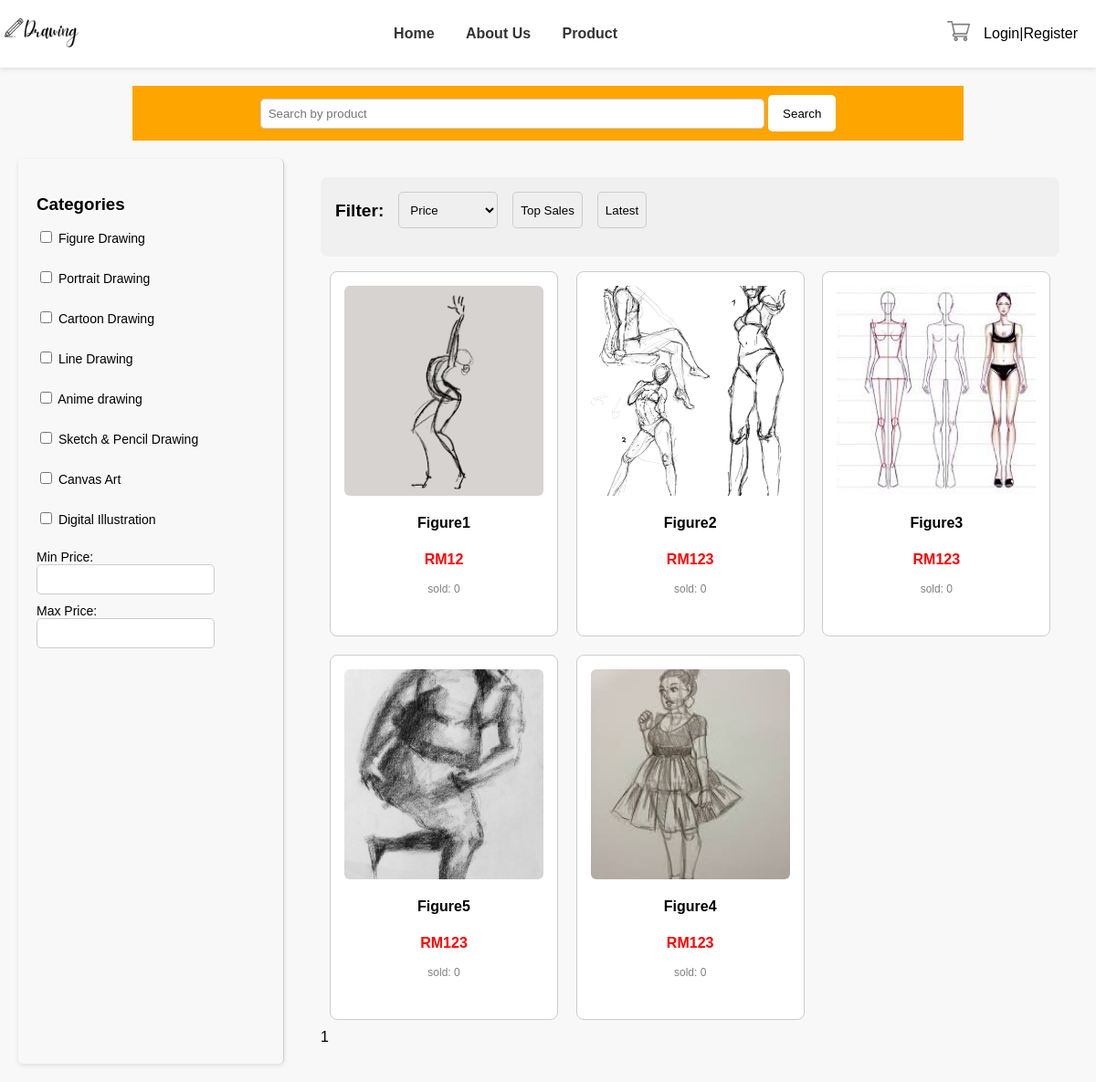
Page /product.php?category=CAT_001 on the committed database.
### tables this page shows
CREATE TABLE `categories` (
  `CategoryID` varchar(255) NOT NULL,
  `CategoryName` varchar(255) NOT NULL,
  `photo` varchar(255) NOT NULL
);

CREATE TABLE `products` (
  `ProductID` varchar(255) NOT NULL,
  `ProductName` varchar(255) NOT NULL,
  `Description` text NOT NULL,
  `Price` int(255) NOT NULL,
  `Stock` int(255) NOT NULL,
  `CategoryID` varchar(255) NOT NULL,
  `Photo` varchar(255) NOT NULL,
  `created_at` timestamp(6) NOT NULL DEFAULT current_timestamp(6) ON UPDATE current_timestamp(6)
);

### product.php (the view, shortened to what this page needs)
<!DOCTYPE html>
<html lang="en">
<head>
  <link rel="stylesheet" href="css/product.css">
</head>
<body>
  <?php include "header.php"; ?>
  <?php
  $filters        = $_GET['filter'] ?? [];
  $categories     = $_GET['categories'] ?? [];
  $categoryId     = $_GET['category'] ?? '';
  $searchKeyword  = $_GET['search_keyword'] ?? '';
  $page           = max(1, intval($_GET['page'] ?? 1));
  $limit          = 10;
  $offset         = ($page - 1) * $limit;
  $stm = $_db->prepare('SELECT * FROM categories');
  $stm->execute();
  $categoryData = $stm->fetchAll(PDO::FETCH_ASSOC);
  $where   = ' WHERE 1=1';
  $params  = [];
  $baseQuery = "FROM products p
LEFT JOIN (
  SELECT ProductID, SUM(quantity) AS total_sold
  FROM order_items
  GROUP BY ProductID
) s ON p.ProductID = s.ProductID";
  if ($categoryId !== '') {
    $params[":single_category"] = $categoryId;
    $where .= " AND p.CategoryID = :single_category";
  }
  $countSql = "SELECT COUNT(*) " . $baseQuery . $where;
  $countStmt = $_db->prepare($countSql);
  $countStmt->execute($params);
  $totalRows = $countStmt->fetchColumn();
  $totalPages = ceil($totalRows / $limit);
  $selectFields = "SELECT p.*, COALESCE(s.total_sold, 0) AS total_sold ";
  $sql = $selectFields . $baseQuery . $where;
  $sql .= " LIMIT :limit OFFSET :offset";
  $params[":limit"]  = $limit;
  $params[":offset"] = $offset;
  $stmt = $_db->prepare($sql);
  foreach ($params as $key => $val) {
    $stmt->bindValue($key, $val, is_int($val) ? PDO::PARAM_INT : PDO::PARAM_STR);
  }
  $stmt->execute();
  $productData = $stmt->fetchAll(PDO::FETCH_ASSOC);
  function buildQuery(array $overrides = [])
  {
    return http_build_query(array_merge($_GET, $overrides));
  }
  ?>
  <form class="search-bar" action="product.php" method="GET">
    <input type="text" class="search-keyword" name="search_keyword" placeholder="Search by product"
      value="<?= htmlspecialchars($searchKeyword) ?>">
    <button type="submit">Search</button>
  </form>
  <form method="GET" action="" id="filterForm">
    <div class="container">
      <aside class="sidebar">
        <h3>Categories</h3>
        <?php foreach ($categoryData as $cat): ?>
          <div class="filter-group">
            <label>
              <input type="checkbox" name="categories[]" value="<?= $cat['CategoryID'] ?>"
                <?= in_array($cat['CategoryID'], $categories) ? 'checked' : '' ?>>
              <?= $cat["CategoryName"] ?>
            </label>
          </div>
        <?php endforeach; ?>
        <div class="filter-group">
          <label>Min Price: <input type="number" name="min_price" step="0.01" value="<?= htmlspecialchars($_GET['min_price'] ?? '') ?>"></label>
          <label>Max Price: <input type="number" name="max_price" step="0.01" value="<?= htmlspecialchars($_GET['max_price'] ?? '') ?>"></label>
        </div>
      </aside>
      <div class="main-section">
        <div class="price-filter-top">
          <div class="filter-group">
            <h4>Filter:</h4>
            <select name="price_order">
              <option value="">Price</option>
            </select>
            <button type="submit" name="filter[]" value="top_sales" <?= in_array('top_sales', $filters) ? 'class="active"' : '' ?>>Top Sales</button>
            <button type="submit" name="filter[]" value="latest" <?= in_array('latest', $filters) ? 'class="active"' : '' ?>>Latest</button>
          </div>
        </div>
        <main class="product-grid">
          <?php foreach ($productData as $product): ?>
            <div class="product-card">
              <a href="product_detail.php?id=<?= $product['ProductID'] ?>">
                <img src="<?= !empty($product['Photo']) ? $product['Photo'] : 'image/logo.png' ?>" alt="Product">
                <h4><?= htmlspecialchars($product["ProductName"]) ?></h4>
                <p class="price">RM<?= htmlspecialchars($product["Price"]) ?></p>
                <p class="sold">sold: <?= $product['total_sold'] ?? 0 ?></p>
              </a>
            </div>
          <?php endforeach; ?>
        </main>
        <nav class="pagination">
          <?php for ($i = 1; $i <= $totalPages; $i++): ?>
            <a href="?<?= buildQuery(['page' => $i]) ?>" class="<?= $i == $page ? 'active-page' : '' ?>"><?= $i ?></a>
          <?php endfor; ?>
        </nav>
      </div>
    </div>
  </form>
</body>
</html>

### css/product.css (style rules this page uses)
body { font-family: Arial, sans-serif; margin: 0; padding: 0; background: #f8f8f8; text-decoration: none; }
input, select, button { padding: 8px; border: 1px solid #ccc; border-radius: 5px; }
.container { display: flex; padding: 20px; }
.sidebar { width: 220px; background: white; padding: 20px; border-radius: 5px; box-shadow: 0 2px 5px rgba(0, 0, 0, 0.1); }
.sidebar h3 { margin-bottom: 10px; }
.filter-group { margin-bottom: 15px; }
.filter-group label { display: block; font-size: 14px; margin: 5px 0; }
.product-grid { display: flex; flex-wrap: wrap; gap: 20px; justify-content: center; margin:10px; }
a { text-decoration: none; color: inherit; }
.product-card { width: 250px; height: 400px; border: 1px solid #ccc; padding: 15px; box-sizing: border-box; text-align: center; display: flex; flex-direction: column; justify-content: space-between; background: #fff; border-radius: 8px; }
.product-card img { width: 100%; height: 230px; object-fit: cover; display: block; margin: 0 auto; border-radius: 6px; }
.price { font-weight: bold; color: red; }
.sold { font-size: 12px; color: gray; }
.price-filter-top { padding: 1rem; background-color: #f0f0f0; margin-bottom: 1rem; border-radius: 8px; display: flex; gap: 1rem; align-items: center; justify-content: flex-start; }
.price-filter-top h4 { margin: 0; font-size: 1.2rem; padding-top:10px; }
.price-filter-top .filter-group { display: flex; gap: 1rem; }
select,button { height:40px; }
.container { display: flex; flex-wrap: nowrap; gap: 20px; }
.sidebar { width: 250px; background-color: #f8f8f8; padding: 20px; flex-shrink: 0; border-right: 1px solid #ccc; }
.main-section { flex-grow: 1; padding: 20px; }
.product-grid { display: grid; grid-template-columns: repeat(auto-fill, minmax(200px, 1fr)); gap: 20px; }
.search-bar { margin-top:20px; margin-left: 145px; margin-right: 145px; padding: 10px; background: orange; text-align: center; }
.search-bar input { padding: 8px; width: 60%; }
.search-bar button { padding: 8px 16px; background: white; border: none; }
.filter-group label { display: inline-block; margin-right: 10px; }

### rows in the picture
categories: CategoryName "Figure Drawing"
categories: CategoryName "Portrait Drawing"
categories: CategoryName "Cartoon Drawing"
categories: CategoryName "Line Drawing"
categories: CategoryName "Anime drawing"
categories: CategoryName "Sketch & Pencil Drawing"
categories: CategoryName "Canvas Art"
categories: CategoryName "Digital Illustration"
products: Photo (picture), ProductName "Figure1", Price "12", total_sold "0"
products: Photo (picture), ProductName "Figure2", Price "123", total_sold "0"
products: Photo (picture), ProductName "Figure3", Price "123", total_sold "0"
products: Photo (picture), ProductName "Figure5", Price "123", total_sold "0"
products: Photo (picture), ProductName "Figure4", Price "123", total_sold "0"
